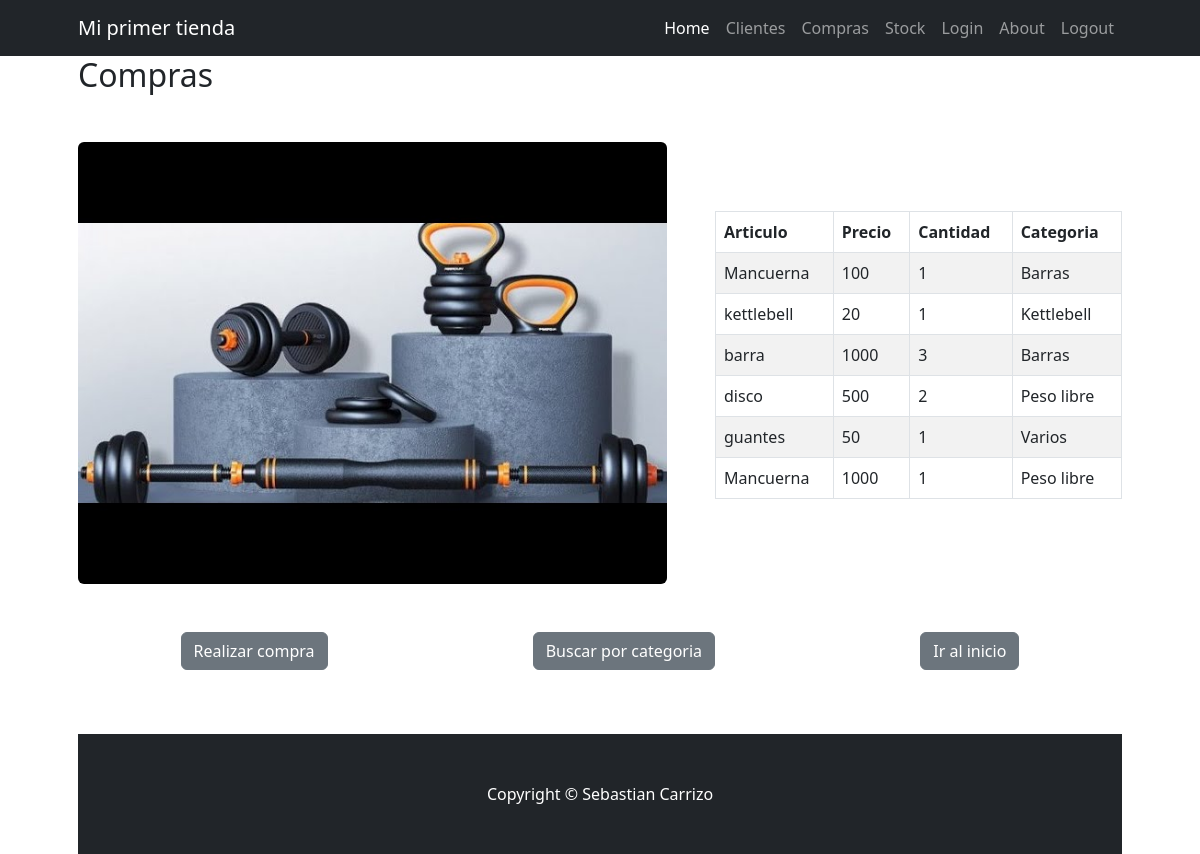
The page /compras/ on the database as committed earlier.
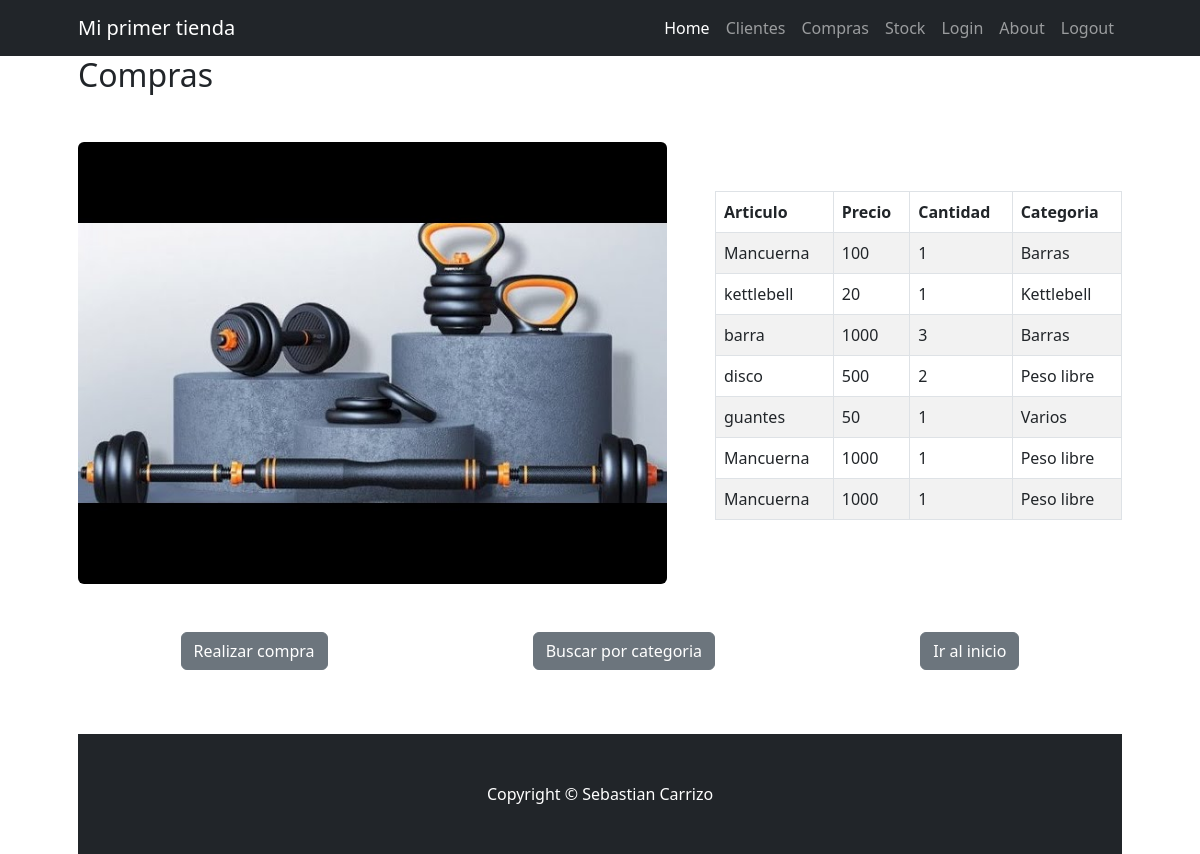
The same page on the database as committed later.
### compras/models.py (models this page shows, shortened)
class Compras(models.Model):
    articulo = models.CharField(max_length=100)
    precio = models.IntegerField()
    cantidad = models.IntegerField()
    categoria_id = models.ForeignKey(Categoria, on_delete=models.SET_NULL, null=True, blank=True)

class Categoria(models.Model):
    categoria = models.CharField(max_length=100)
    def __str__(self) -> str:
        return self.categoria

### compras/views.py (the view)
# urls.py: path("", views.index, name="index"),
def index(request):
    compras = Compras.objects.all()
    return render(request, "compras/index.html", {"compras": compras})

### compras/templates/compras/index.html
{% extends "home/base.html" %}
{% load static %}
{% block title %}
    <h2>Compras</h2>
{% endblock title %}
{% block content %}
    <div class="row gx-4 gx-lg-5 align-items-center my-5">
        <div class="col-lg-7">
            <img class="img-fluid rounded mb-4 mb-lg-0"
                 src=" {% static 'home/img/compras1.jpeg' %}" />
        </div>
        <div class="col-lg-5">
            <table class="table table-striped table-bordered">
                <thead>
                    <tr>
                        <th>Articulo</th>
                        <th>Precio</th>
                        <th>Cantidad</th>
                        <th>Categoria</th>
                    </tr>
                </thead>
                <tbody>
                    {% for compras in compras %}
                        <tr>
                            <td>{{ compras.articulo }}</td>
                            <td>{{ compras.precio }}</td>
                            <td>{{ compras.cantidad }}</td>
                            <td>{{ compras.categoria_id }}</td>
                        </tr>
                    {% empty %}
                        <tr>
                            <td colspan="3">No se encontraron resultados.</td>
                        </tr>
                    {% endfor %}
                </tbody>
            </table>
        </div>
        <div class="btn-group d-flex justify-content-around mt-5">
            <p>
                <a class="btn btn-secondary" href="{% url 'compras:crear' %}">Realizar compra</a>
            </p>
            <p>
                <a class="btn btn-secondary" href="{% url 'compras:buscar' %}">Buscar por categoria</a>
            </p>
            <p>
                <a class="btn btn-secondary" href="{% url 'home:index' %}">Ir al inicio</a>
            </p>
        </div>
    </div>
{% endblock content %}

Rows that differ between the two databases and show on the page:
added Compras: articulo "Mancuerna", precio "1000", cantidad "1", categoria_id "Peso libre"
